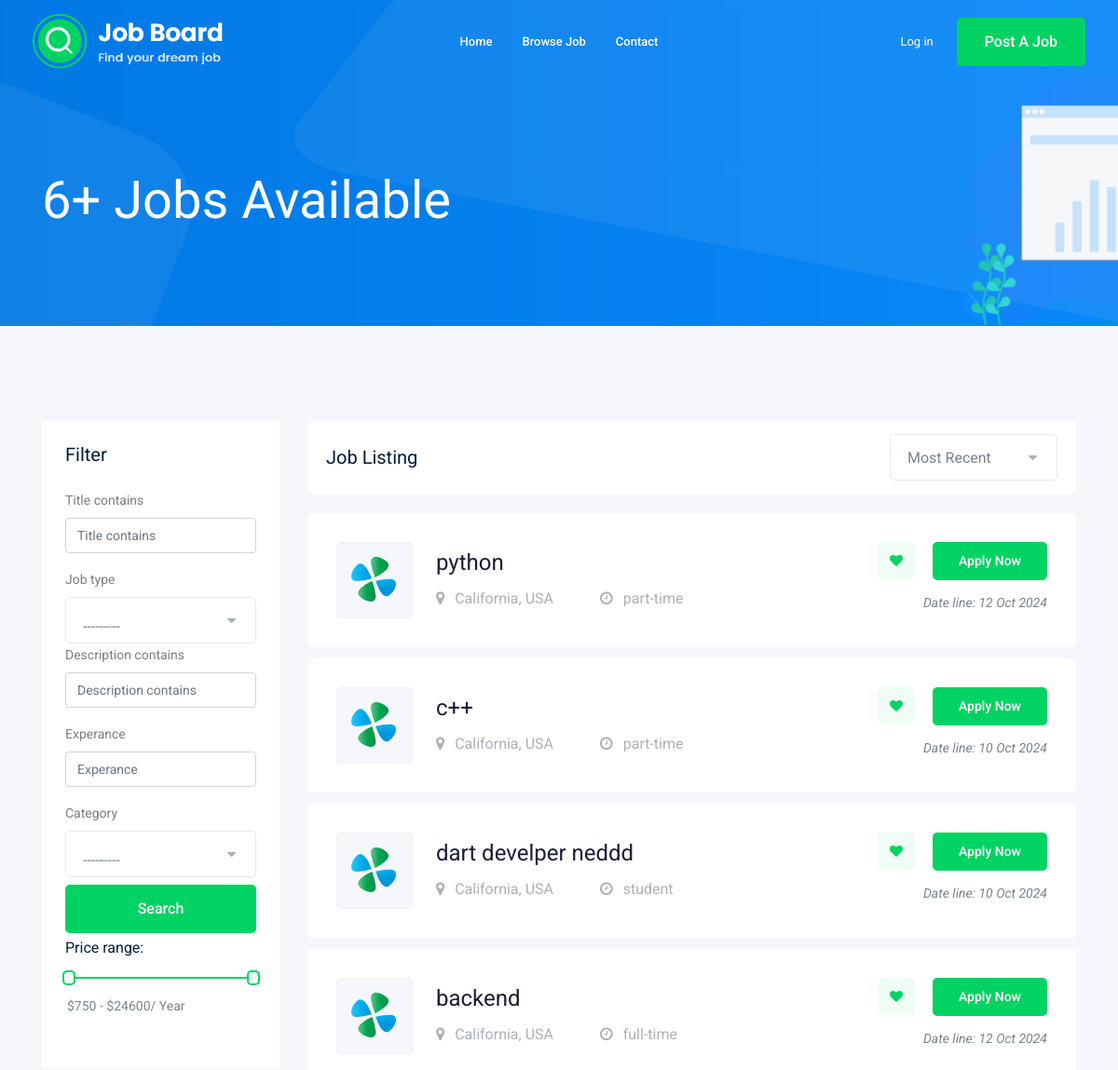
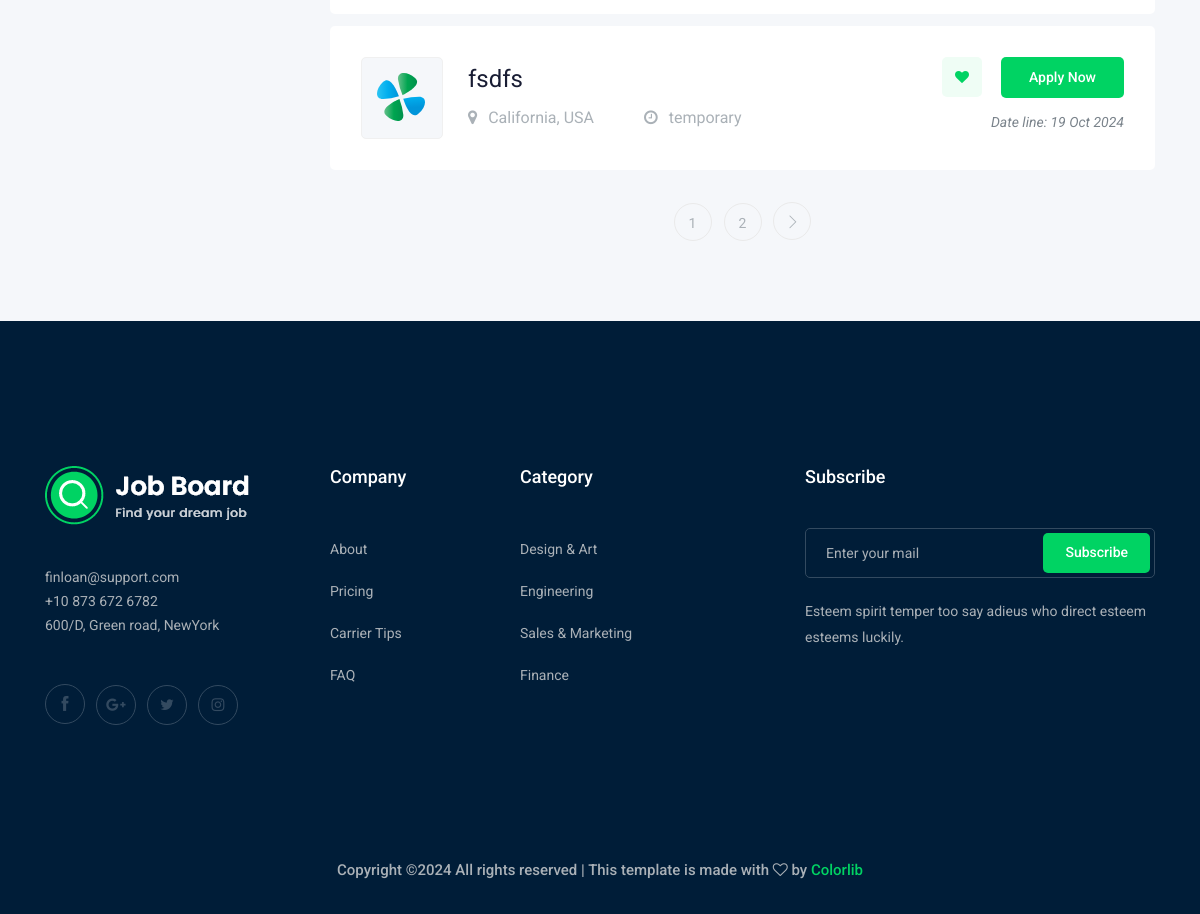
Screenshot of /jobs/ with the database file from the repository (2 pictures, top to bottom).
### job/models.py (models this page shows, shortened)
class Job(models.Model):
    owner = models.name = models.ForeignKey(User,on_delete=models.CASCADE)
    title = models.CharField(max_length=100)
    job_type = models.CharField(max_length=50, choices=job_type)
    description = models.TextField(max_length=500, blank=True, null=True)
    published_at = models.DateField(auto_now=True)
    vacnecy = models.IntegerField(default=1)
    salary = models.IntegerField(default=0)
    experance = models.IntegerField(default=1)
    category = models.ForeignKey('Category', on_delete=models.CASCADE,)
    image = models.ImageField(upload_to='jobs/', null=True,blank=True)
    slug = models.SlugField(blank=True, null=True)

### job/views.py (the view)
# urls.py: path('', views.job_list, name='job_list'),  # URL لعرض قائمة الوظائف
def job_list(request):
    job_list = Job.objects.all()
    myfilter = JobFilter(request.GET, queryset=job_list)
    paginator = Paginator(myfilter.qs, 5)
    page_number = request.GET.get("page")
    page_obj = paginator.get_page(page_number)
    context = {"jobs": page_obj, 'myfilter': myfilter}     # {"uses in the templates": the variable}
    return render(request, 'job_list.html', context)

### job/models.py (called while the page is built)
    def __str__(self) -> str:
        return self.name

### job/templates/job_list.html (shortened to what this page needs)
{% extends "base.html" %}
{% load static %}
{% load bootstrap4 %}
    {% block content %}
    <div class="bradcam_area bradcam_bg_1">
        <div class="container">
            <div class="row">
                <div class="col-xl-12">
                    <div class="bradcam_text">
                        <h3>{{jobs.paginator.count}}+ Jobs Available</h3>
                    </div>
                </div>
            </div>
        </div>
    </div>
    <div class="job_listing_area plus_padding">
        <div class="container">
            <div class="row">
                <div class="col-lg-3">
                    <div class="job_filter white-bg">
                        <div class="form_inner white-bg">
                            <h3>Filter</h3>
                            <form action="#" method='GET'>
                                {% bootstrap_form myfilter.form %}
                                <input type="submit" value="search" class="boxed-btn3 w-100 mt-2">
                            </form>
                        </div>
                        <div class="range_wrap">
                            <label for="amount">Price range:</label>
                            <div id="slider-range"></div>
                            <p>
                                <input type="text" id="amount" readonly style="border:0; color:#7A838B; font-size: 14px; font-weight:400;">
                            </p>
                        </div>
                    </div>
                </div>
                <div class="col-lg-9">
                    <div class="recent_joblist_wrap">
                        <div class="recent_joblist white-bg ">
                            <div class="row align-items-center">
                                <div class="col-md-6">
                                    <h4>Job Listing</h4>
                                </div>
                                <div class="col-md-6">
                                    <div class="serch_cat d-flex justify-content-end">
                                    </div>
                                </div>
                            </div>
                        </div>
                    </div>
                    <div class="job_lists m-0">
                        <div class="row">
                            {% for job in jobs %}
                            <div class="col-lg-12 col-md-12">
                                <div class="single_jobs white-bg d-flex justify-content-between">
                                    <div class="jobs_left d-flex align-items-center">
                                        <div class="thumb">
                                        {% if job.image %}
                                            <img src="{{ job.image.url }}" alt="">
                                        {% else %}
                                            <img src="{% static 'img/svg_icon/1.svg' %}" alt="">
                                        {% endif %}
                                        </div>
                                        <div class="jobs_conetent">
                                            <a href="{% url 'jobs:job_details' job.slug %}"><h4>{{ job.title }}</h4></a>
                                            <div class="links_locat d-flex align-items-center">
                                                <div class="location">
                                                    <p> <i class="fa fa-map-marker"></i> California, USA</p>
                                                </div>
                                                <div class="location">
                                                    <p> <i class="fa fa-clock-o"></i> {{job.job_type}}</p>
                                                </div>
                                            </div>
                                        </div>
                                    </div>
                                    <div class="jobs_right">
                                        <div class="apply_now">
                                            <a class="heart_mark" href="#"> <i class="fa fa-heart"></i> </a>
                                            <a href="{% url 'jobs:job_details' job.slug %}" class="boxed-btn3">Apply Now</a>
                                        </div>
                                        <div class="date">
                                            <p>Date line: {{job.published_at|date:'d M o'}}</p>
                                        </div>
                                    </div>
                                </div>
                            </div>
                            {% endfor %}
                        </div>
                        {% if jobs.has_other_pages %}
                        <div class="row">
                            <div class="col-lg-12">
                                <div class="pagination_wrap">
                                    <ul>
                                        {% for i in jobs.paginator.page_range %}
                                            <li><a href="?page={{i}}"><span>{{i}}</span></a></li>
                                        {% endfor %}
                                        {% if jobs.has_next %}<li><a href="?page={{jobs.next_page_number}}"> <i class="ti-angle-right"></i> </a></li>{% endif %}
                                    </ul>
                                </div>
                            </div>
                        </div>
                        {% endif %}
                    </div>
                </div>
            </div>
        </div>
    </div>
    {% endblock content %}

### templates/base.html (shortened to what this page needs)
{% load static %}
<!doctype html>
<html class="no-js" lang="zxx">
<head>
    <link rel="stylesheet" href="{% static 'css/bootstrap.min.css' %}">
    <link rel="stylesheet" href="{% static 'css/owl.carousel.min.css' %}">
    <link rel="stylesheet" href="{% static 'css/magnific-popup.css' %}">
    <link rel="stylesheet" href="{% static 'css/font-awesome.min.css' %}">
    <link rel="stylesheet" href="{% static 'css/themify-icons.css' %}">
    <link rel="stylesheet" href="{% static 'css/nice-select.css' %}">
    <link rel="stylesheet" href="{% static 'css/jquery-ui.css' %}">
    <link rel="stylesheet" href="{% static 'css/gijgo.css' %}">
    <link rel="stylesheet" href="{% static 'css/animate.min.css' %}">
    <link rel="stylesheet" href="{% static 'css/slicknav.css' %}">
    <link rel="stylesheet" href="{% static 'css/style.css' %}">
</head>
<body>
    {% include "partes/header.html" %}
    {% block content %}
    {% endblock content %}
    {% include "partes/footer.html" %}
</body>
</html>

### templates/partes/header.html (shortened to what this page needs)
{% load static %}
    <header>
        <div class="header-area ">
            <div id="sticky-header" class="main-header-area">
                <div class="container-fluid ">
                    <div class="header_bottom_border">
                        <div class="row align-items-center">
                            <div class="col-xl-3 col-lg-2">
                                <div class="logo">
                                    <a href="/">
                                        <img src="{% static 'img/logo.png' %}" alt="">
                                    </a>
                                </div>
                            </div>
                            <div class="col-xl-6 col-lg-7">
                                <div class="main-menu  d-none d-lg-block">
                                    <nav>
                                        <ul id="navigation">
                                            <li><a href="/">home</a></li>
                                            <li><a href="{% url 'jobs:job_list' %}">Browse Job</a></li>
                                            <li><a href="{% url 'contact:contact' %}">Contact</a></li>
                                        </ul>
                                    </nav>
                                </div>
                            </div>
                            <div class="col-xl-3 col-lg-3 d-none d-lg-block">
                                <div class="Appointment">
                                    <div class="phone_num d-none d-xl-block">
                                        {% if user.is_authenticated %}
                                            <div class="d-flex align-items-center">
                                                {% if user.profile.image %}
                                                    <img src="{{ user.profile.image.url }}" alt="User Photo" class="rounded-circle" width="40" height="40">
                                                {% else %}
                                                    <img src="{% static 'img/svg_icon/1.svg' %}" alt="Default Photo" class="rounded-circle" width="40" height="40">
                                                {% endif %}
                                                <div class="ms-2">
                                                    <a href="{% url 'accounts:profile' %}" class="btn btn-link">Profile</a>
                                                </div>
                                            </div>
                                        {% else %}
                                            <a href="{% url 'login' %}" class="btn btn-link">Log in</a>
                                        {% endif %}
                                    </div>
                                    <div class="d-none d-lg-block">
                                        <a class="boxed-btn3" href="{% url 'jobs:add_job' %}">Post a Job</a>
                                    </div>
                                </div>
                            </div>
                            <div class="col-12">
                            </div>
                        </div>
                    </div>
                </div>
            </div>
        </div>
    </header>

### templates/partes/footer.html (shortened to what this page needs)
{% load static %}
    <footer class="footer">
        <div class="footer_top">
            <div class="container">
                <div class="row">
                    <div class="col-xl-3 col-md-6 col-lg-3">
                        <div class="footer_widget wow fadeInUp" data-wow-duration="1s" data-wow-delay=".3s">
                            <div class="footer_logo">
                                <a href="/">
                                    <img src="{% static 'img/logo.png' %}" alt="">
                                </a>
                            </div>
                            <p>
                                finloan@support.com <br>
                                +10 873 672 6782 <br>
                                600/D, Green road, NewYork
                            </p>
                            <div class="socail_links">
                                <ul>
                                    <li>
                                        <a href="#">
                                            <i class="ti-facebook"></i>
                                        </a>
                                    </li>
                                    <li>
                                        <a href="#">
                                            <i class="fa fa-google-plus"></i>
                                        </a>
                                    </li>
                                    <li>
                                        <a href="#">
                                            <i class="fa fa-twitter"></i>
                                        </a>
                                    </li>
                                    <li>
                                        <a href="#">
                                            <i class="fa fa-instagram"></i>
                                        </a>
                                    </li>
                                </ul>
                            </div>
                        </div>
                    </div>
                    <div class="col-xl-2 col-md-6 col-lg-2">
                        <div class="footer_widget wow fadeInUp" data-wow-duration="1.1s" data-wow-delay=".4s">
                            <h3 class="footer_title">
                                Company
                            </h3>
                            <ul>
                                <li><a href="#">About </a></li>
                                <li><a href="#"> Pricing</a></li>
                                <li><a href="#">Carrier Tips</a></li>
                                <li><a href="#">FAQ</a></li>
                            </ul>
                        </div>
                    </div>
                    <div class="col-xl-3 col-md-6 col-lg-3">
                        <div class="footer_widget wow fadeInUp" data-wow-duration="1.2s" data-wow-delay=".5s">
                            <h3 class="footer_title">
                                Category
                            </h3>
                            <ul>
                                <li><a href="#">Design & Art</a></li>
                                <li><a href="#">Engineering</a></li>
                                <li><a href="#">Sales & Marketing</a></li>
                                <li><a href="#">Finance</a></li>
                            </ul>
                        </div>
                    </div>
                    <div class="col-xl-4 col-md-6 col-lg-4">
                        <div class="footer_widget wow fadeInUp" data-wow-duration="1.3s" data-wow-delay=".6s">
                            <h3 class="footer_title">
                                Subscribe
                            </h3>
                            <form action="#" class="newsletter_form">
                                <input type="text" placeholder="Enter your mail">
                                <button type="submit">Subscribe</button>
                            </form>
                            <p class="newsletter_text">Esteem spirit temper too say adieus who direct esteem esteems
                                luckily.</p>
                        </div>
                    </div>
                </div>
            </div>
        </div>
        <div class="copy-right_text wow fadeInUp" data-wow-duration="1.4s" data-wow-delay=".3s">
            <div class="container">
                <div class="row">
                    <div class="col-xl-12">
                        <p class="copy_right text-center">
Copyright &copy;<script>document.write(new Date().getFullYear());</script> All rights reserved | This template is made with <i class="fa fa-heart-o" aria-hidden="true"></i> by <a href="https://colorlib.com" target="_blank">Colorlib</a>
                        </p>
                    </div>
                </div>
            </div>
        </div>
    </footer>

### rows the page displays
Job: title "python", job_type "part-time", published_at "12 Oct 2024"
Job: title "c++", job_type "part-time", published_at "10 Oct 2024"
Job: title "dart develper neddd", job_type "student", published_at "10 Oct 2024"
Job: title "backend", job_type "full-time", published_at "12 Oct 2024"
Job: title "fsdfs", job_type "temporary", published_at "19 Oct 2024"

### other values shown
{{ jobs.paginator.count }} "6"
{{ i }} "1" "2"
